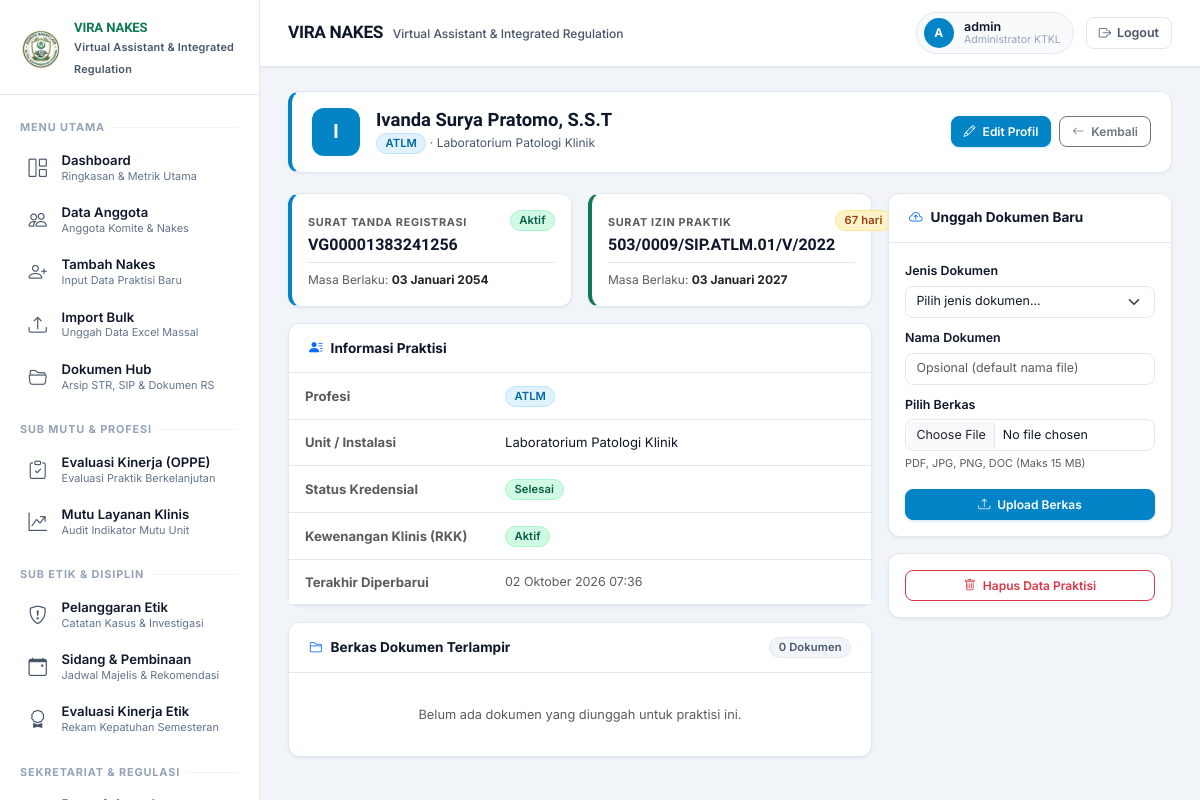
The app's page /nakes/2/ (signed in) with its own data.
### nakes/models.py (models this page shows, shortened)
class Nakes(models.Model):
    STATUS_KREDENSIAL_CHOICES = [
        ('Belum Pengajuan', 'Belum Pengajuan'),
        ('Dalam Proses', 'Dalam Proses'),
        ('Selesai', 'Selesai'),
    ]
    KEWENANGAN_CHOICES = [
        ('Aktif', 'Aktif'),
        ('Evaluasi', 'Evaluasi'),
        ('Proses', 'Proses'),
        ('Tidak Aktif', 'Tidak Aktif'),
    ]
    nama = models.CharField(max_length=200)
    profesi = models.ForeignKey(Profesi, on_delete=models.PROTECT, related_name='nakes_list')
    unit_kerja = models.CharField(max_length=200)
    no_str = models.CharField('Nomor STR', max_length=50, unique=True)
    masa_berlaku_str = models.DateField('Masa Berlaku STR')
    no_sip = models.CharField('Nomor SIP', max_length=50, unique=True)
    masa_berlaku_sip = models.DateField('Masa Berlaku SIP')
    status_kredensial = models.CharField(max_length=20, choices=STATUS_KREDENSIAL_CHOICES, default='Belum Pengajuan')
    kewenangan_klinis = models.CharField(max_length=20, choices=KEWENANGAN_CHOICES, default='Proses')
    catatan = models.TextField(blank=True)
    created_at = models.DateTimeField(auto_now_add=True)
    updated_at = models.DateTimeField(auto_now=True)
    created_by = models.ForeignKey(
        settings.AUTH_USER_MODEL,
        on_delete=models.SET_NULL,
        null=True,
        related_name='nakes_created',
    )
    class Meta:
        verbose_name = 'Tenaga Kesehatan'
        verbose_name_plural = 'Tenaga Kesehatan'
        ordering = ['nama']
    @property
    def str_sisa_hari(self):
        from datetime import date
        return (self.masa_berlaku_str - date.today()).days
    @property
    def sip_sisa_hari(self):
        from datetime import date
        return (self.masa_berlaku_sip - date.today()).days

class Profesi(models.Model):
    nama = models.CharField(max_length=100, unique=True)
    class Meta:
        verbose_name = 'Profesi'
        verbose_name_plural = 'Profesi'
        ordering = ['nama']

### nakes/views.py (the view)
# urls.py: path('nakes/<int:pk>/', views.nakes_detail, name='detail'),
@login_required
def nakes_detail(request, pk):
    nakes = get_object_or_404(Nakes, pk=pk)
    dokumen = nakes.dokumen.all()
    dokumen_form = DokumenForm()
    context = {
        'nakes': nakes,
        'dokumen': dokumen,
        'dokumen_form': dokumen_form,
    }
    return render(request, 'nakes/nakes_detail.html', context)

### templates/nakes/nakes_detail.html (shortened to what this page needs)
{% extends "base.html" %}
{% block content %}
<div class="page-header-box domain-main">
    <div class="d-flex align-items-center gap-3 flex-wrap">
        <div class="user-avatar" style="width:48px;height:48px;font-size:1.2rem;background:#0284C7;color:#fff;border-radius:12px;display:flex;align-items:center;justify-content:center;font-weight:700;">
            {{ nakes.nama|first|upper }}
        </div>
        <div>
            <h1 class="page-title-text">{{ nakes.nama }}</h1>
            <p class="page-subtitle-text">
                <span class="badge badge-status-info">{{ nakes.profesi.nama }}</span> &middot;
                <span>{{ nakes.unit_kerja }}</span>
            </p>
        </div>
    </div>
    <div class="d-flex gap-2">
        <a href="{% url 'nakes:update' nakes.pk %}" class="btn btn-sm btn-primary">
            <i class="bi bi-pencil me-1"></i> Edit Profil
        </a>
        <a href="{% url 'nakes:list' %}" class="btn btn-sm btn-outline-secondary">
            <i class="bi bi-arrow-left me-1"></i> Kembali
        </a>
    </div>
</div>
<div class="row g-3">
    <div class="col-12 col-lg-8">
        <div class="row g-3 mb-3">
            <div class="col-12 col-md-6">
                <div class="card h-100 p-3" style="border-left:4px solid #0284C7;">
                    <div class="d-flex justify-content-between align-items-start mb-2">
                        <div>
                            <span class="text-muted text-uppercase" style="font-size:0.68rem;letter-spacing:0.06em;font-weight:700;">Surat Tanda Registrasi</span>
                            <h6 class="font-mono mb-0 mt-1" style="font-weight:700;color:var(--text-primary);">{{ nakes.no_str }}</h6>
                        </div>
                        {% if nakes.str_sisa_hari < 0 %}
                        <span class="badge badge-status-danger">Expired</span>
                        {% elif nakes.str_sisa_hari <= 180 %}
                        <span class="badge badge-status-warning">{{ nakes.str_sisa_hari }} hari</span>
                        {% else %}
                        <span class="badge badge-status-success">Aktif</span>
                        {% endif %}
                    </div>
                    <div class="mt-auto pt-2 border-top" style="font-size:0.75rem;border-color:var(--border)!important;">
                        <div class="text-muted">Masa Berlaku: <strong class="text-dark">{{ nakes.masa_berlaku_str|date:"d F Y" }}</strong></div>
                    </div>
                </div>
            </div>
            <div class="col-12 col-md-6">
                <div class="card h-100 p-3" style="border-left:4px solid #0D7A53;">
                    <div class="d-flex justify-content-between align-items-start mb-2">
                        <div>
                            <span class="text-muted text-uppercase" style="font-size:0.68rem;letter-spacing:0.06em;font-weight:700;">Surat Izin Praktik</span>
                            <h6 class="font-mono mb-0 mt-1" style="font-weight:700;color:var(--text-primary);">{{ nakes.no_sip }}</h6>
                        </div>
                        {% if nakes.sip_sisa_hari < 0 %}
                        <span class="badge badge-status-danger">Expired</span>
                        {% elif nakes.sip_sisa_hari <= 180 %}
                        <span class="badge badge-status-warning">{{ nakes.sip_sisa_hari }} hari</span>
                        {% else %}
                        <span class="badge badge-status-success">Aktif</span>
                        {% endif %}
                    </div>
                    <div class="mt-auto pt-2 border-top" style="font-size:0.75rem;border-color:var(--border)!important;">
                        <div class="text-muted">Masa Berlaku: <strong class="text-dark">{{ nakes.masa_berlaku_sip|date:"d F Y" }}</strong></div>
                    </div>
                </div>
            </div>
        </div>
        <div class="card mb-3">
            <div class="card-header">
                <i class="bi bi-person-lines-fill me-2 text-primary"></i>Informasi Praktisi
            </div>
            <div class="card-body p-0">
                <table class="table table-hover mb-0">
                    <tbody>
                        <tr>
                            <td style="width:200px;" class="text-muted fw-bold">Profesi</td>
                            <td><span class="badge badge-status-info">{{ nakes.profesi.nama }}</span></td>
                        </tr>
                        <tr>
                            <td class="text-muted fw-bold">Unit / Instalasi</td>
                            <td>{{ nakes.unit_kerja }}</td>
                        </tr>
                        <tr>
                            <td class="text-muted fw-bold">Status Kredensial</td>
                            <td>
                                {% if nakes.status_kredensial == "Selesai" %}
                                <span class="badge badge-status-success">Selesai</span>
                                {% elif nakes.status_kredensial == "Dalam Proses" %}
                                <span class="badge badge-status-warning">Dalam Proses</span>
                                {% else %}
                                <span class="badge badge-status-neutral">{{ nakes.status_kredensial }}</span>
                                {% endif %}
                            </td>
                        </tr>
                        <tr>
                            <td class="text-muted fw-bold">Kewenangan Klinis (RKK)</td>
                            <td>
                                {% if nakes.kewenangan_klinis == "Aktif" %}
                                <span class="badge badge-status-success">Aktif</span>
                                {% else %}
                                <span class="badge badge-status-warning">{{ nakes.kewenangan_klinis }}</span>
                                {% endif %}
                            </td>
                        </tr>
                        <tr>
                            <td class="text-muted fw-bold">Terakhir Diperbarui</td>
                            <td class="text-muted" style="font-size:0.78rem;">{{ nakes.updated_at|date:"d F Y H:i" }}</td>
                        </tr>
                    </tbody>
                </table>
            </div>
        </div>
        <div class="card">
            <div class="card-header d-flex justify-content-between align-items-center">
                <span><i class="bi bi-folder2 me-2 text-primary"></i>Berkas Dokumen Terlampir</span>
                <span class="badge badge-status-neutral">{{ dokumen.count }} Dokumen</span>
            </div>
            <div class="card-body p-3">
                {% if dokumen %}
                <div class="row g-2">
                    {% for d in dokumen %}
                    <div class="col-12 col-md-6">
                        <div class="p-2 border rounded d-flex justify-content-between align-items-center" style="background:#F8FAFC;">
                            <div class="d-flex align-items-center gap-2 overflow-hidden">
                                <i class="bi bi-file-earmark-pdf fs-4 text-danger flex-shrink-0"></i>
                                <div class="overflow-hidden">
                                    <div class="fw-bold text-truncate" style="font-size:0.8rem;" title="{{ d.nama_file }}">{{ d.nama_file }}</div>
                                    <small class="text-muted" style="font-size:0.68rem;">{{ d.jenis }} &middot; {{ d.file_size_display }}</small>
                                </div>
                            </div>
                            <div class="d-flex gap-1 flex-shrink-0">
                                {% if d.file %}
                                <a href="{% url 'nakes:dokumen_download' d.pk %}" class="btn btn-sm btn-outline-primary" style="font-size:0.7rem;" target="_blank"><i class="bi bi-download"></i></a>
                                {% endif %}
                                <form method="post" action="{% url 'nakes:dokumen_delete' d.pk %}" onsubmit="return confirm('Hapus dokumen ini?')">
                                    {% csrf_token %}
                                    <button type="submit" class="btn btn-sm btn-outline-danger" style="font-size:0.7rem;"><i class="bi bi-trash"></i></button>
                                </form>
                            </div>
                        </div>
                    </div>
                    {% endfor %}
                </div>
                {% else %}
                <p class="text-muted text-center py-3 mb-0" style="font-size:0.8rem;">Belum ada dokumen yang diunggah untuk praktisi ini.</p>
                {% endif %}
            </div>
        </div>
    </div>
    <div class="col-12 col-lg-4">
        <div class="card mb-3">
            <div class="card-header">
                <i class="bi bi-cloud-arrow-up me-2 text-primary"></i>Unggah Dokumen Baru
            </div>
            <div class="card-body p-3">
                <form method="post" action="{% url 'nakes:dokumen_upload' nakes.pk %}" enctype="multipart/form-data">
                    <div class="mb-2">
                        <label class="form-label">Jenis Dokumen</label>
                        <select name="jenis" class="form-select form-select-sm" required>
                            <option value="">Pilih jenis dokumen...</option>
                        </select>
                    </div>
                    <div class="mb-2">
                        <label class="form-label">Nama Dokumen</label>
                        <input type="text" name="nama_file" class="form-control form-control-sm" placeholder="Opsional (default nama file)">
                    </div>
                    <div class="mb-3">
                        <label class="form-label">Pilih Berkas</label>
                        <input type="file" name="file" class="form-control form-control-sm" accept=".pdf,.jpg,.jpeg,.png,.doc,.docx,.xls,.xlsx" required>
                        <small class="text-muted" style="font-size:0.68rem;">PDF, JPG, PNG, DOC (Maks 15 MB)</small>
                    </div>
                    <button type="submit" class="btn btn-primary btn-sm w-100">
                        <i class="bi bi-upload me-1"></i> Upload Berkas
                    </button>
                </form>
            </div>
        </div>
        <div class="card">
            <div class="card-body p-3">
                <a href="{% url 'nakes:delete' nakes.pk %}" class="btn btn-outline-danger btn-sm w-100">
                    <i class="bi bi-trash me-1"></i> Hapus Data Praktisi
                </a>
            </div>
        </div>
    </div>
</div>
{% endblock %}

### templates/base.html (shortened to what this page needs)
{% load static %}
<!DOCTYPE html>
<html lang="id">
<head>
    <link href="https://cdn.jsdelivr.net/npm/bootstrap@5.3.3/dist/css/bootstrap.min.css" rel="stylesheet">
    <link href="https://cdn.jsdelivr.net/npm/bootstrap-icons@1.11.3/font/bootstrap-icons.min.css" rel="stylesheet">
</head>
<body>
    <aside class="sidebar-desktop d-none d-md-flex flex-column">
        <div class="sidebar-brand">
            <div class="sidebar-brand-logo">
                <img src="{% static 'img/logo-vira.png' %}" alt="VIRA NAKES">
            </div>
            <div class="sidebar-brand-text">
                <h6>VIRA NAKES</h6>
                <small>Virtual Assistant &amp; Integrated Regulation</small>
            </div>
        </div>
        {% include "includes/sidebar_nav.html" %}
    </aside>
    <div class="main-content">
        <header class="d-none d-md-flex top-bar">
            <div class="page-heading">
                <h5>VIRA NAKES</h5>
                <small>Virtual Assistant &amp; Integrated Regulation</small>
            </div>
            <div class="user-pill">
                <div class="user-info">
                    <div class="user-avatar">
                        {{ request.user.username|first|upper }}
                    </div>
                    <div class="user-text">
                        <span class="user-name">{{ request.user.get_full_name|default:request.user.username }}</span>
                        <span class="user-role">{% if request.user.is_superuser %}Administrator KTKL{% else %}Pengurus Komite{% endif %}</span>
                    </div>
                </div>
                <form method="post" action="{% url 'accounts:logout' %}" class="d-inline">
                    <button type="submit" class="btn-logout">
                        <i class="bi bi-box-arrow-right"></i> Logout
                    </button>
                </form>
            </div>
        </header>
        <main class="content-area">
            {% block content %}{% endblock %}
        </main>
    </div>
</body>
</html>

### records on screen
Nakes: nama|first "I", nama "Ivanda Surya Pratomo, S.S.T", profesi.nama "ATLM", unit_kerja "Laboratorium Patologi Klinik", no_str "VG00001383241256", masa_berlaku_str "03 Januari 2054", no_sip "503/0009/SIP.ATLM.01/V/2022", sip_sisa_hari "67", masa_berlaku_sip "03 Januari 2027", updated_at "02 Oktober 2026 07:36", count "0"

### other values on screen
{{ request.user.username|first|upper }} "A"
{{ request.user.get_full_name|default:request.user.username }} "admin"
